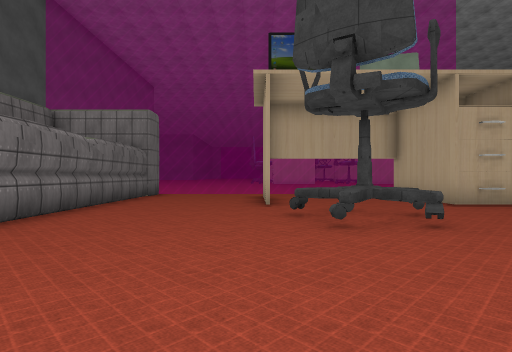
View 1 (above)

12 first-person views from a walk through a Unity game level. The camera is 1.3 m above the floor, looks level and sees 80° across. The floor is counted in squares, 2 m on a side. Each view is taken from the middle of a square. On the plan, view 1 faces up. The plan holds only what a view shows up to about 10 squares ahead; the rest is blank. The place goes on beyond the plan. The player character is not drawn. Some animated figures are left out. Some surface patterns are stand-ins.

View 2
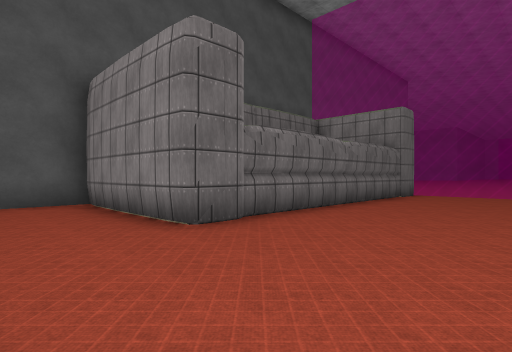

View 3
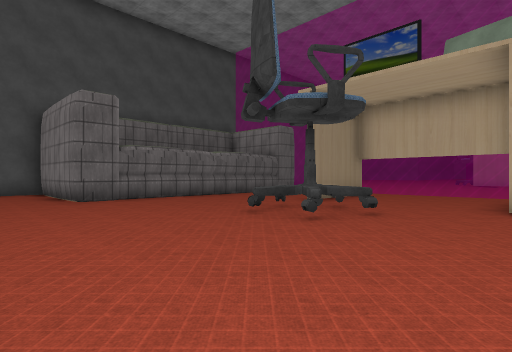

View 4
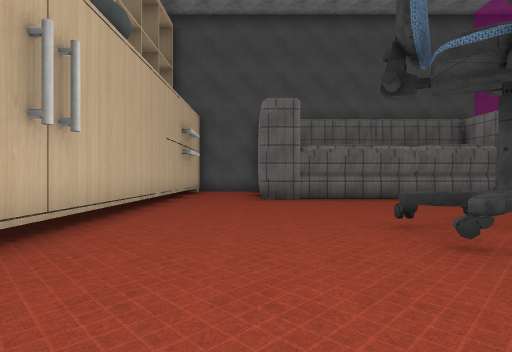

View 5
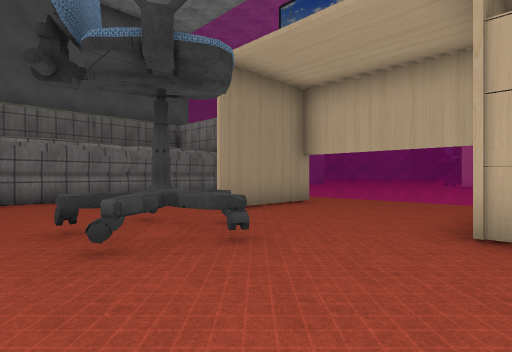

View 6
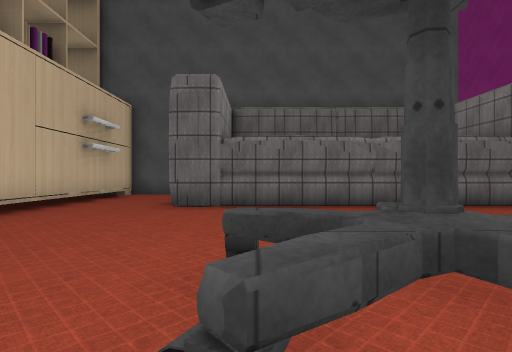

View 7
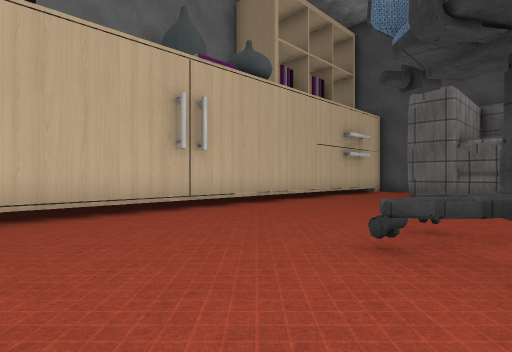

View 8
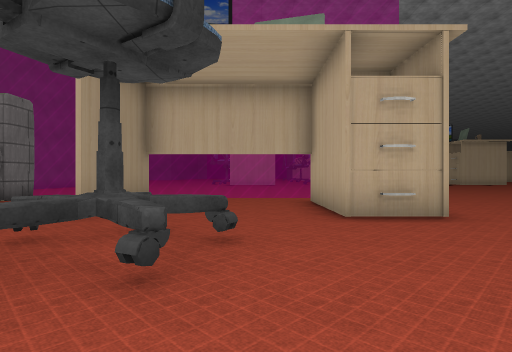

View 9
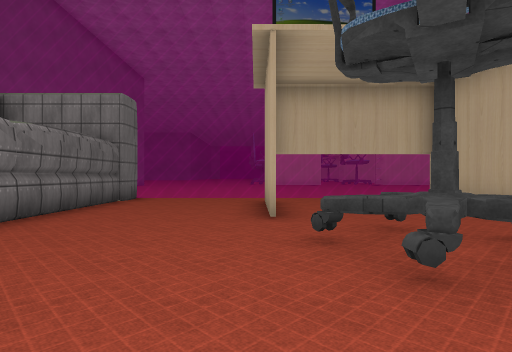

View 10
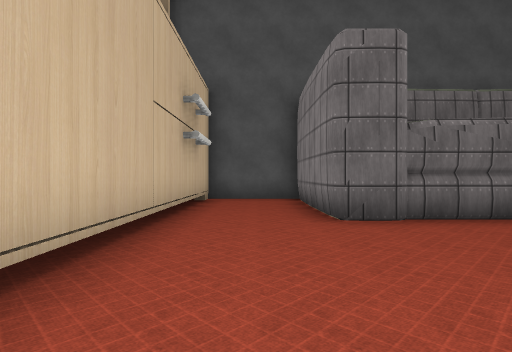

View 11
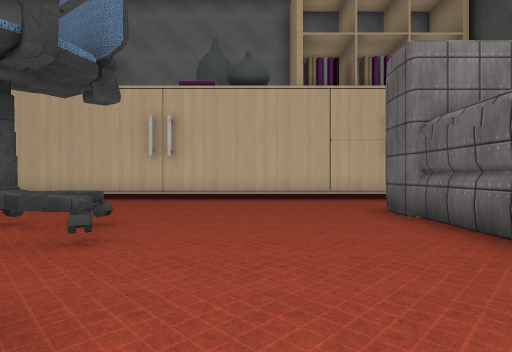

View 12
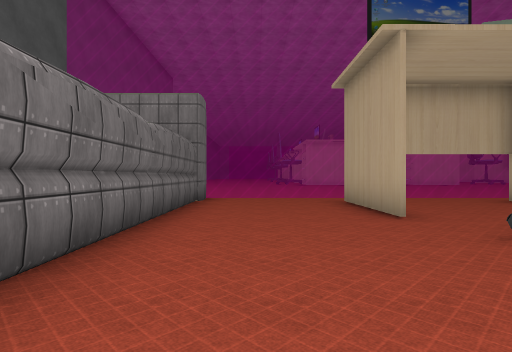

### Floor plan
Key: @ floor where view 1 was taken; # wall or solid block; . floor; = window, fence, low wall or low ledge.
Columns run from 8 left of view 1 to 5 right of it. Each row starts with its distance up from view 1.
 14           ..
 13          ...
 12      .........
 11     ==========
 10     #.........
  9     #...#....#
  8     #...#....#
  7     #...#....#
  6     #.....=...
  5     #....=#...
  4     #....==...
  3     #.........
  2 #####.........
  1 #.............
  0 #.......@.....
 -1 ##############

Positions as (right, up) in squares from view 1, and headings:
1: (0, 0), facing up
2: (0, 0), facing up-left
3: (5, 0), facing up-left
4: (5, 2), facing left
5: (5, 3), facing up-left
6: (3, 4), facing left
7: (5, 5), facing down-left
8: (3, 2), facing up
9: (0, 2), facing up
10: (1, 1), facing left
11: (-1, 8), facing down
12: (-2, 2), facing up
